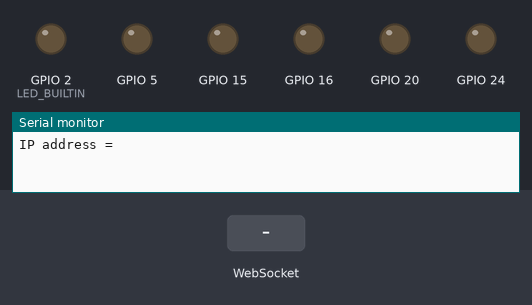
Bench run of a sketch on a simulated ESP8266 (NodeMCU). On the bench: output pins drawn as LEDs (lit = HIGH, except the on-board LED, lit = LOW), the last lines printed to the serial monitor. The inputs (shaded band) are chosen by the test bench. WiFi joins after 1.5 s; servers stay silent unless stated.

Above: at 1.2 s.
1.3 s: WebSocket text "=" received
At 1.7 s:
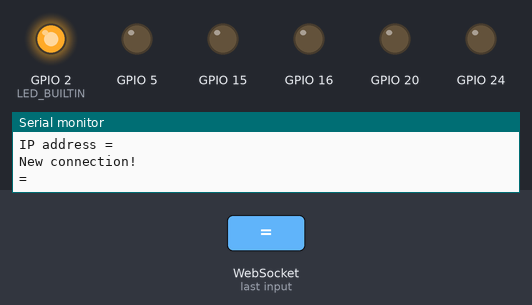
2.8 s: WebSocket text "on" received
At 4.0 s:
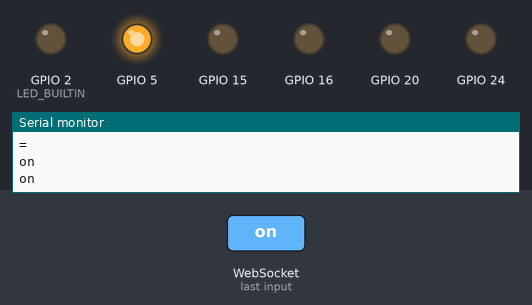
4.3 s: WebSocket text "off" received
At 5.1 s:
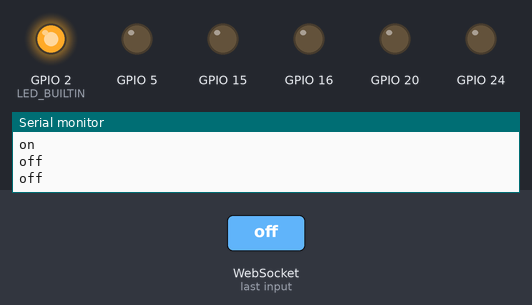
Timing chart, 0 to 7.3 s (numbered marks = the images above; inputs shaded):
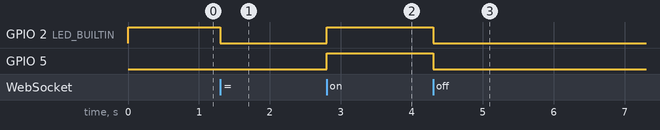

Measured:
- after the input at 1.3 s, GPIO 2 (LED_BUILTIN): HIGH → LOW at once
- after the input at 2.8 s, GPIO 2 (LED_BUILTIN), GPIO 5: LOW → HIGH at once
- after the input at 4.3 s, GPIO 2 (LED_BUILTIN), GPIO 5: HIGH → LOW at once

The sketch:

ESP8266-Wifi-UseWebsocket.ino
```cpp
#include <ESP8266WiFi.h>
#include <WebSocketsServer.h>
// 设置热点的名字
#define AP_SSID "WIFI666"
// 设置热点的密码
#define AP_PSW  "00000000"
// 设置wifi模块的最大连接数
#define MAX_CONNECT 5
// 设置wifi服务的IP地址
const int SERVER_PORT = 80;
// 初始化WebSocketsServer对象
WebSocketsServer server(8080);

int pressState;


// 设置wifi的ip地址(wifi的ip地址好像不能和网关地址在同一个网段)
IPAddress local_IP(192, 168, 1, 1);
// 设置网关
IPAddress gateway(192, 168, 0, 1);
// 设置子网掩码
IPAddress subnet(255, 255, 255, 0);
// wifiServer服务
WiFiServer WiFi_Server(SERVER_PORT);
// wificlient对象，因为我们要想办法实现多个连接，所以我们创建一个指针数组来存储连接对象
WiFiClient *WiFi_Client[MAX_CONNECT] = {0} ;
// 临时wifi连接
WiFiClient WiFi_Client_Tmp;

void setup() {
  // 设置波特率
  Serial.begin(115200);
  // 设置wifi模块为AP模式
  WiFi.mode(WIFI_AP);
  // 设置IP地址网关和子网掩码
  WiFi.softAPConfig(local_IP, gateway, subnet);
  // 设置wifi的名字和密码
  WiFi.softAP(AP_SSID,AP_PSW);
  // 打印wifi模块的ip地址
  Serial.println("IP address = ");
//  Serial.print(WiFi.softAPIP());
  // 启动wifiserver服务
  WiFi_Server.begin();
//  Serial.println("Server online.");
  // D4引脚设置成输出
  pinMode(24, OUTPUT);
  pinMode(20, OUTPUT);
  pinMode(05, OUTPUT);
  pinMode(2, OUTPUT);
     pinMode(16, OUTPUT);
     pinMode(15, OUTPUT);
  digitalWrite(LED_BUILTIN, HIGH);   // turn the LED on (HIGH is the voltage level)
  // 启动WebSocket服务器
  server.begin();
  // 指定事件处理函数
  server.onEvent([](uint8_t num, WStype_t type, uint8_t * payload, size_t length){
//    digitalWrite(2, LOW);
    if (type == WStype_CONNECTED) {
      digitalWrite(2, LOW);
      // 若为客户端连接事件，显示提示信息
      Serial.println("New connection!");
    } else if (type == WStype_DISCONNECTED) {
      digitalWrite(2, HIGH);
      // 若为连接断开事件，显示提示信息
      Serial.println("Close the connection.");
    } else if (type == WStype_TEXT) {
      // 接收来自客户端的信息（客户端FLASH按键状态），并控制LED的工作
      String data = (char*)payload;
       Serial.println(data);
      if(data.substring(data.indexOf("=") + 1) == "on") {
          Serial.println("on\n");
          digitalWrite(2, HIGH);
          digitalWrite(05, HIGH);// 将D1引脚设为高电平（板载灯连接的这个引脚但是反向 所以板载灯闪烁和外界LED相反
      } else if (data.substring(data.indexOf("=") + 1) == "off") {
          Serial.println("off\n");

          digitalWrite(2, LOW);// 20 16 15 24
          digitalWrite(05, LOW);// 将D1引脚设为高电平（板载灯连接的这个引脚但是反向 所以板载灯闪烁和外界LED相反
      }
    }

  });
}
void loop() {
  // put your main code here, to run repeatedly:
//   digitalWrite(LED_BUILTIN, HIGH);   // turn the LED on (HIGH is the voltage level)
//  delay(1000);                       // wait for a second
//  digitalWrite(LED_BUILTIN, LOW);    // turn the LED off by making the voltage LOW
//  delay(1000);                       // wait for a second

  server.loop();
//  Serial.println("server waiting\n");
//  // 判断当前FLASH按键状态是否与之前状态一致，若不一致则按键状态发生改变
//  if (digitalRead(0) != pressState) {
//    // 若按键状态改变，记录当前按键状态，并向客户端发送按键状态
//    pressState = digitalRead(0);
//    String data = String("ledStatus=") + (digitalRead(0) == HIGH ? "off": "on");
//    server.sendTXT(get_num_from_ip(IPAddress(192, 168, 2, 8)), data);
//  }
}


//
//void loop() {
//  // 判断是否有新的连接
//  WiFi_Client_Tmp = WiFi_Server.available();
//  // 判断这个连接是否有效
//  if(WiFi_Client_Tmp.connected()){
////    Serial.println("new connect");
//    // 如果有效，那么设置连接发送数据不延时
//    WiFi_Client_Tmp.setNoDelay(true);
//    // 使用for循环来遍历我们的连接池
//    for(int i =0; i< MAX_CONNECT; i++){
//      // 因为连接池里面可能会有连接，所以我们需要找到一个空的位置放入连接对象
//      if (WiFi_Client[i] == 0 || !WiFi_Client[i]->connected()){
//        // 我们新建一个TCP连接，然后把这个连接放入我们的连接池，放入后跳出循环
//        WiFi_Client[i] = new WiFiClient(WiFi_Client_Tmp);
//        break;
//      }
//    }
//  }
//  // 我们遍历连接池来接收数据
//  for(int i =0; i< MAX_CONNECT; i++){
//     // 先判断连接池里面的连接是否有效
//     if (WiFi_Client[i] != 0 && WiFi_Client[i]->connected()){
//        // 如果有效，尝试获取tcp发送的数据
//        if (WiFi_Client[i]->available() > 0){
//          // 这里说明有数据，我们直接读取tcp连接发送的数据
//          String data = "get data" + WiFi_Client[i]->readStringUntil('\n');
//          // 打印发送的数据
//          Serial.println(data);
//        }
//    }
//  }
//}
```
